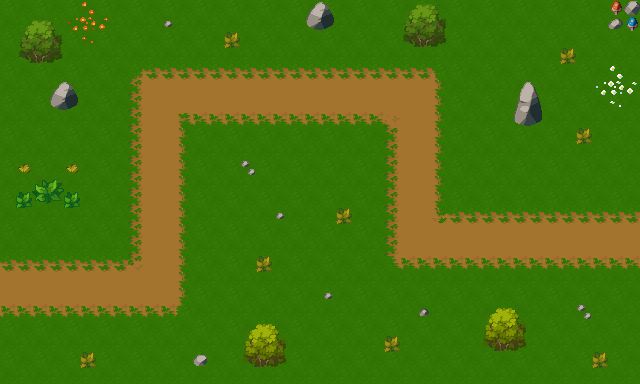

This game map was drawn from its Tiled (.tmx) file and the tilesets committed beside it. A one-line description and the full map source follow:
An orthogonal 40x24 tile map with 16x16 px tiles, 2 tile layers (Base, Capa de patrones 2), 2 tilesets.

<map version="1.9" tiledversion="1.9.2" orientation="orthogonal" renderorder="right-down" width="40" height="24" tilewidth="16" tileheight="16" infinite="0" nextlayerid="3" nextobjectid="1">
 <tileset firstgid="1" source="../tilesets/bosque.tsx" />
 <tileset firstgid="626" source="../tilesets/cosas.tsx" />
 <layer id="1" name="Base" width="40" height="24">
  <data encoding="csv">
33,34,33,34,33,34,33,34,33,34,33,34,33,34,33,34,33,34,33,34,33,34,33,34,33,34,33,34,33,34,33,34,33,34,33,34,33,34,33,34,
58,59,58,59,58,59,58,59,58,59,58,59,58,59,58,59,58,59,58,59,58,59,58,59,58,59,58,59,58,59,58,59,58,59,58,59,58,59,58,59,
33,34,33,34,33,34,33,34,33,34,33,34,33,34,33,34,33,34,33,34,33,34,33,34,33,34,33,34,33,34,33,34,33,34,33,34,33,34,33,34,
58,59,58,59,58,59,58,59,58,59,58,59,58,59,58,59,58,59,58,59,58,59,58,59,58,59,58,59,58,59,58,59,58,59,58,59,58,59,58,59,
33,34,33,34,33,34,33,34,33,34,33,34,33,34,33,34,33,34,33,34,33,34,33,34,33,34,33,34,33,34,33,34,33,34,33,34,33,34,33,34,
58,59,58,59,58,59,58,59,58,59,58,59,58,59,58,59,58,59,58,59,58,59,58,59,58,59,58,59,58,59,58,59,58,59,58,59,58,59,58,59,
33,34,33,34,33,34,33,34,33,34,33,34,33,34,33,34,33,34,33,34,33,34,33,34,33,34,33,34,33,34,33,34,33,34,33,34,33,34,33,34,
58,59,58,59,58,59,58,59,58,59,58,59,58,59,58,59,58,59,58,59,58,59,58,59,58,59,58,59,58,59,58,59,58,59,58,59,58,59,58,59,
33,34,33,34,33,34,33,34,33,34,33,34,33,34,33,34,33,34,33,34,33,34,33,34,33,34,33,34,33,34,33,34,33,34,33,34,33,34,33,34,
58,59,58,59,58,59,58,59,58,59,58,59,58,59,58,59,58,59,58,59,58,59,58,59,58,59,58,59,58,59,58,59,58,59,58,59,58,59,58,59,
33,34,33,34,33,34,33,34,33,34,33,34,33,34,33,34,33,34,33,34,33,34,33,34,33,34,33,34,33,34,33,34,33,34,33,34,33,34,33,34,
58,59,58,59,58,59,58,59,58,59,58,59,58,59,58,59,58,59,58,59,58,59,58,59,58,59,58,59,58,59,58,59,58,59,58,59,58,59,58,59,
33,34,33,34,33,34,33,34,33,34,33,34,33,34,33,34,33,34,33,34,33,34,33,34,33,34,33,34,33,34,33,34,33,34,33,34,33,34,33,34,
58,59,58,59,58,59,58,59,58,59,58,59,58,59,58,59,58,59,58,59,58,59,58,59,58,59,58,59,58,59,58,59,58,59,58,59,58,59,58,59,
33,34,33,34,33,34,33,34,33,34,33,34,33,34,33,34,33,34,33,34,33,34,33,34,33,34,33,34,33,34,33,34,33,34,33,34,33,34,33,34,
58,59,58,59,58,59,58,59,58,59,58,59,58,59,58,59,58,59,58,59,58,59,58,59,58,59,58,59,58,59,58,59,58,59,58,59,58,59,58,59,
33,34,33,34,33,34,33,34,33,34,33,34,33,34,33,34,33,34,33,34,33,34,33,34,33,34,33,34,33,34,33,34,33,34,33,34,33,34,33,34,
58,59,58,59,58,59,58,59,58,59,58,59,58,59,58,59,58,59,58,59,58,59,58,59,58,59,58,59,58,59,58,59,58,59,58,59,58,59,58,59,
33,34,33,34,33,34,33,34,33,34,33,34,33,34,33,34,33,34,33,34,33,34,33,34,33,34,33,34,33,34,33,34,33,34,33,34,33,34,33,34,
58,59,58,59,58,59,58,59,58,59,58,59,58,59,58,59,58,59,58,59,58,59,58,59,58,59,58,59,58,59,58,59,58,59,58,59,58,59,58,59,
33,34,33,34,33,34,33,34,33,34,33,34,33,34,33,34,33,34,33,34,33,34,33,34,33,34,33,34,33,34,33,34,33,34,33,34,33,34,33,34,
58,59,58,59,58,59,58,59,58,59,58,59,58,59,58,59,58,59,58,59,58,59,58,59,58,59,58,59,58,59,58,59,58,59,58,59,58,59,58,59,
33,34,33,34,33,34,33,34,33,34,33,34,33,34,33,34,33,34,33,34,33,34,33,34,33,34,33,34,33,34,33,34,33,34,33,34,33,34,33,34,
58,59,58,59,58,59,58,59,58,59,58,59,58,59,58,59,58,59,58,59,58,59,58,59,58,59,58,59,58,59,58,59,58,59,58,59,58,59,58,59
</data>
 </layer>
 <layer id="2" name="Capa de patrones 2" width="40" height="24">
  <data encoding="csv">
0,0,0,0,710,711,712,0,0,0,0,0,0,0,0,0,0,0,0,631,632,0,0,0,0,776,777,778,0,0,0,0,0,0,0,0,0,0,652,655,
0,776,777,778,735,736,737,0,0,0,680,0,0,0,0,0,0,0,0,656,657,0,0,0,0,801,802,803,0,0,0,0,0,0,0,0,0,0,630,653,
0,801,802,803,760,761,762,0,0,0,0,0,0,0,728,0,0,0,0,0,0,0,0,0,0,826,827,828,0,0,0,0,0,0,0,0,0,0,0,0,
0,826,827,828,0,0,0,0,0,0,0,0,0,0,0,0,0,0,0,0,0,0,0,0,0,0,0,0,0,0,0,0,0,0,0,728,0,0,0,0,
0,0,0,0,0,0,0,0,184,185,185,185,185,185,185,185,185,185,185,185,185,185,185,185,185,185,185,186,0,0,0,0,0,0,0,0,0,635,636,637,
0,0,0,631,632,0,0,0,209,210,210,210,210,210,210,210,210,210,210,210,210,210,210,210,210,210,210,211,0,0,0,0,681,682,0,0,0,660,661,662,
0,0,0,656,657,0,0,0,209,210,210,210,210,210,210,210,210,210,210,210,210,210,210,210,210,210,210,211,0,0,0,0,706,707,0,0,0,685,686,687,
0,0,0,0,0,0,0,0,209,210,210,181,235,235,235,235,235,235,235,235,235,235,235,235,183,210,210,211,0,0,0,0,731,732,0,0,0,0,0,0,
0,0,0,0,0,0,0,0,209,210,210,211,0,0,0,0,0,0,0,0,0,0,0,0,209,210,210,211,0,0,0,0,0,0,0,0,728,0,0,0,
0,0,0,0,0,0,0,0,209,210,210,211,0,0,0,0,0,0,0,0,0,0,0,0,209,210,210,211,0,0,0,0,0,0,0,0,0,0,0,0,
0,703,0,0,703,0,0,0,209,210,210,211,0,0,0,679,0,0,0,0,0,0,0,0,209,210,210,211,0,0,0,0,0,0,0,0,0,0,0,0,
0,0,676,677,0,0,0,0,209,210,210,211,0,0,0,0,0,0,0,0,0,0,0,0,209,210,210,211,0,0,0,0,0,0,0,0,0,0,0,0,
0,678,701,702,678,0,0,0,209,210,210,211,0,0,0,0,0,0,0,0,0,0,0,0,209,210,210,211,0,0,0,0,0,0,0,0,0,0,0,0,
0,0,0,0,0,0,0,0,209,210,210,211,0,0,0,0,0,680,0,0,0,728,0,0,209,210,210,231,185,185,185,185,185,185,185,185,185,185,185,185,
0,0,0,0,0,0,0,0,209,210,210,211,0,0,0,0,0,0,0,0,0,0,0,0,209,210,210,210,210,210,210,210,210,210,210,210,210,210,210,210,
0,0,0,0,0,0,0,0,209,210,210,211,0,0,0,0,0,0,0,0,0,0,0,0,209,210,210,210,210,210,210,210,210,210,210,210,210,210,210,210,
185,185,185,185,185,185,185,185,233,210,210,211,0,0,0,0,728,0,0,0,0,0,0,0,234,235,235,235,235,235,235,235,235,235,235,235,235,235,235,235,
210,210,210,210,210,210,210,210,210,210,210,211,0,0,0,0,0,0,0,0,0,0,0,0,0,0,0,0,0,0,0,0,0,0,0,0,0,0,0,0,
210,210,210,210,210,210,210,210,210,210,210,211,0,0,0,0,0,0,0,0,680,0,0,0,0,0,0,0,0,0,0,0,0,0,0,0,0,0,0,0,
235,235,235,235,235,235,235,235,235,235,235,236,0,0,0,0,0,0,0,0,0,0,0,0,0,0,629,0,0,0,851,852,853,0,0,0,679,0,0,0,
0,0,0,0,0,0,0,0,0,0,0,0,0,0,0,851,852,853,0,0,0,0,0,0,0,0,0,0,0,0,876,877,878,0,0,0,0,0,0,0,
0,0,0,0,0,0,0,0,0,0,0,0,0,0,0,876,877,878,0,0,0,0,0,0,728,0,0,0,0,0,901,902,903,0,0,0,0,0,0,0,
0,0,0,0,0,728,0,0,0,0,0,0,654,0,0,901,902,903,0,0,0,0,0,0,0,0,0,0,0,0,0,0,0,0,0,0,0,728,0,0,
0,0,0,0,0,0,0,0,0,0,0,0,0,0,0,0,0,0,0,0,0,0,0,0,0,0,0,0,0,0,0,0,0,0,0,0,0,0,0,0
</data>
 </layer>
</map>
